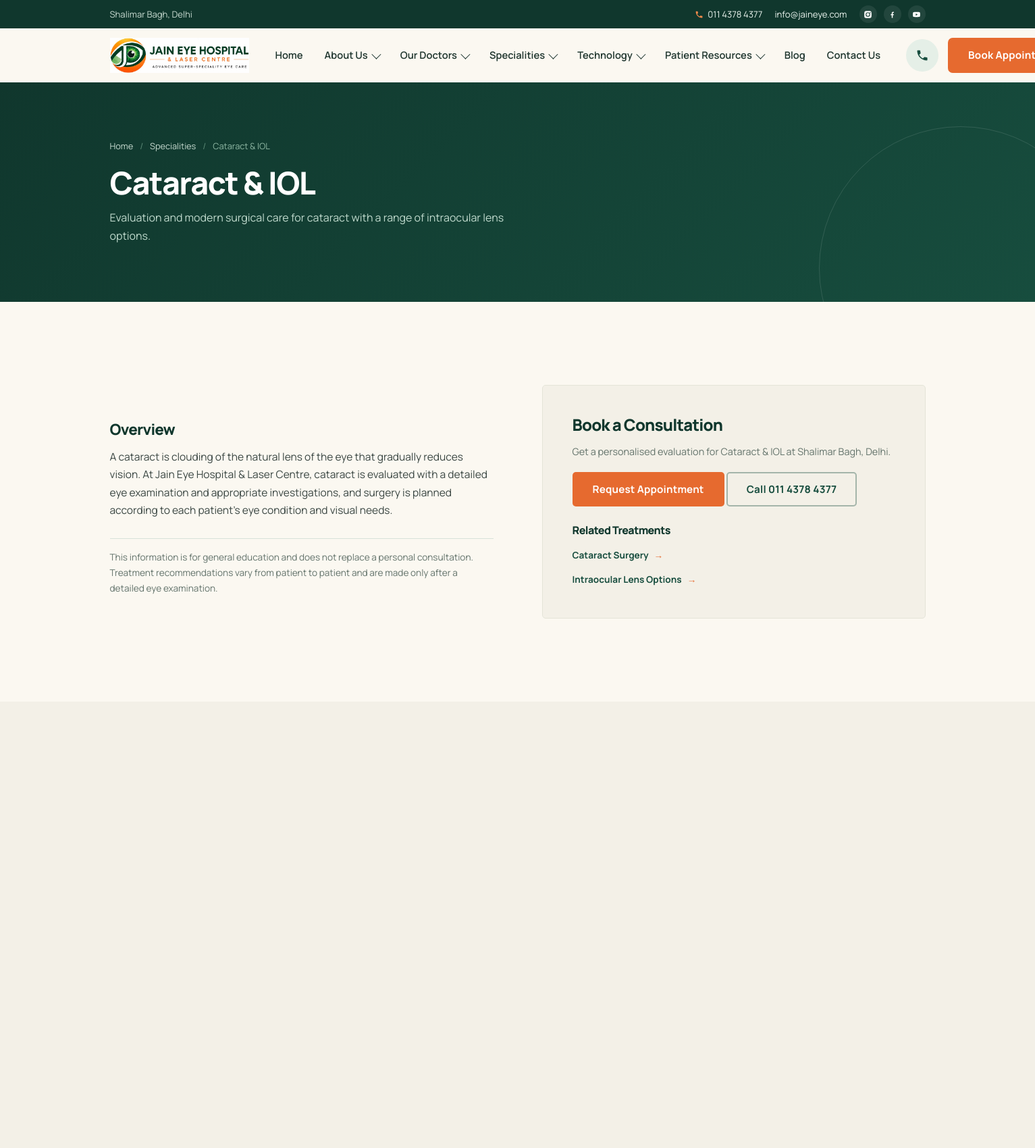
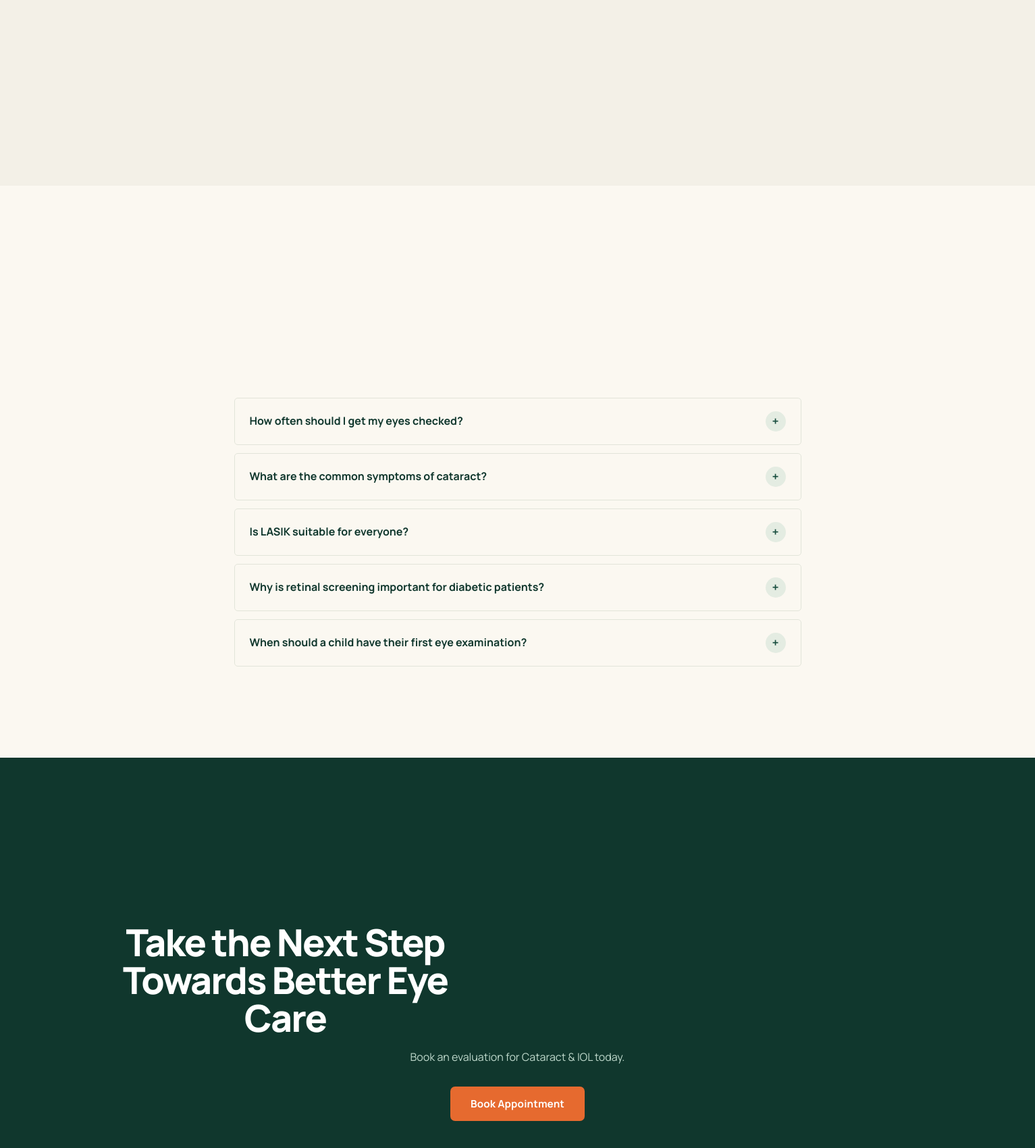
Page /specialities/cataract-iol (upper part) on the committed database (2 pictures, top to bottom).
### tables this page shows
CREATE TABLE navigation_items (
  id INT UNSIGNED AUTO_INCREMENT PRIMARY KEY,
  parent_id INT UNSIGNED DEFAULT NULL,
  menu_location ENUM('header','footer') NOT NULL DEFAULT 'header',
  label VARCHAR(120) NOT NULL,
  url VARCHAR(255) NOT NULL,
  has_mega TINYINT(1) NOT NULL DEFAULT 0,
  position INT NOT NULL DEFAULT 0,
  is_active TINYINT(1) NOT NULL DEFAULT 1,
  INDEX idx_parent (parent_id)
);

CREATE TABLE specialities (
  id INT UNSIGNED AUTO_INCREMENT PRIMARY KEY,
  name VARCHAR(160) NOT NULL,
  slug VARCHAR(180) NOT NULL UNIQUE,
  category VARCHAR(120) DEFAULT NULL,
  short_description VARCHAR(400) DEFAULT NULL,
  overview MEDIUMTEXT DEFAULT NULL,
  symptoms MEDIUMTEXT DEFAULT NULL,
  conditions MEDIUMTEXT DEFAULT NULL,
  diagnostics MEDIUMTEXT DEFAULT NULL,
  treatments_text MEDIUMTEXT DEFAULT NULL,
  technology_text MEDIUMTEXT DEFAULT NULL,
  what_to_expect MEDIUMTEXT DEFAULT NULL,
  recovery MEDIUMTEXT DEFAULT NULL,
  image VARCHAR(255) DEFAULT NULL,
  icon VARCHAR(80) DEFAULT NULL,
  is_featured TINYINT(1) NOT NULL DEFAULT 0,
  status ENUM('draft','published') NOT NULL DEFAULT 'published',
  position INT NOT NULL DEFAULT 0,
  created_at TIMESTAMP DEFAULT CURRENT_TIMESTAMP,
  updated_at TIMESTAMP DEFAULT CURRENT_TIMESTAMP ON UPDATE CURRENT_TIMESTAMP,
  INDEX idx_status (status)
);

CREATE TABLE treatments (
  id INT UNSIGNED AUTO_INCREMENT PRIMARY KEY,
  speciality_id INT UNSIGNED DEFAULT NULL,
  name VARCHAR(180) NOT NULL,
  slug VARCHAR(200) NOT NULL UNIQUE,
  short_description VARCHAR(400) DEFAULT NULL,
  overview MEDIUMTEXT DEFAULT NULL,
  procedure_text MEDIUMTEXT DEFAULT NULL,
  benefits MEDIUMTEXT DEFAULT NULL,
  recovery MEDIUMTEXT DEFAULT NULL,
  image VARCHAR(255) DEFAULT NULL,
  status ENUM('draft','published') NOT NULL DEFAULT 'published',
  position INT NOT NULL DEFAULT 0,
  created_at TIMESTAMP DEFAULT CURRENT_TIMESTAMP,
  updated_at TIMESTAMP DEFAULT CURRENT_TIMESTAMP ON UPDATE CURRENT_TIMESTAMP,
  CONSTRAINT fk_treat_spec FOREIGN KEY (speciality_id) REFERENCES specialities(id) ON DELETE SET NULL
);

CREATE TABLE faqs (
  id INT UNSIGNED AUTO_INCREMENT PRIMARY KEY,
  question VARCHAR(300) NOT NULL,
  answer TEXT NOT NULL,
  category VARCHAR(100) DEFAULT 'General',
  context VARCHAR(60) DEFAULT 'website',
  position INT NOT NULL DEFAULT 0,
  is_active TINYINT(1) NOT NULL DEFAULT 1
);

### includes/functions.php (called while the page is built, shortened)
<?php
function e(?string $value): string
{
    return htmlspecialchars((string)$value, ENT_QUOTES, 'UTF-8');
}
function url(string $path = ''): string
{
    $scriptDir = str_replace('\\', '/', dirname($_SERVER['SCRIPT_NAME'] ?? '/'));
    $base = rtrim($scriptDir, '/');
    return $base . '/' . ltrim($path, '/');
}
function asset(string $path): string
{
    return url('assets/' . ltrim($path, '/'));
}
function setting(string $key, string $default = ''): string
{
    static $settings = null;
    if ($settings === null) {
        $settings = [];
        foreach (db_all("SELECT setting_key, setting_value FROM site_settings") as $row) {
            $settings[$row['setting_key']] = $row['setting_value'];
        }
    }
    return $settings[$key] ?? $default;
}
function nav_tree(): array
{
    $items = db_all(
        "SELECT * FROM navigation_items
         WHERE is_active = 1 AND menu_location = 'header'
         ORDER BY parent_id, position"
    );
    $tree = ['top' => [], 'children' => []];
    foreach ($items as $item) {
        if ($item['parent_id']) {
            $tree['children'][$item['parent_id']][] = $item;
        } else {
            $tree['top'][] = $item;
        }
    }
    foreach ($tree['top'] as &$top) {
        if ((int)$top['has_mega'] === 1) {
            $cols = db_all(
                "SELECT * FROM mega_menu_columns WHERE nav_item_id = ? AND is_active = 1 ORDER BY position",
                [$top['id']]
            );
        }
    }
    return $tree;
}

### includes/db.php (called while the page is built, shortened)
<?php
function db(): PDO
{
    static $pdo = null;
    if ($pdo instanceof PDO) {
        return $pdo;
    }
    $dsn = 'mysql:host=' . DB_HOST . ';dbname=' . DB_NAME . ';charset=' . DB_CHARSET;
    try {
        $pdo = new PDO($dsn, DB_USER, DB_PASS, [
            PDO::ATTR_ERRMODE            => PDO::ERRMODE_EXCEPTION,
            PDO::ATTR_DEFAULT_FETCH_MODE => PDO::FETCH_ASSOC,
            PDO::ATTR_EMULATE_PREPARES   => false,
        ]);
    } catch (PDOException $e) {
        error_log('DB connection failed: ' . $e->getMessage());
        http_response_code(503);
        exit('Service temporarily unavailable. Please try again later.');
    }
    return $pdo;
}
function db_all(string $sql, array $params = []): array
{
    $stmt = db()->prepare($sql);
    $stmt->execute($params);
    return $stmt->fetchAll();
}
function db_row(string $sql, array $params = []): ?array
{
    $stmt = db()->prepare($sql);
    $stmt->execute($params);
    $row = $stmt->fetch();
    return $row === false ? null : $row;
}

### pages/speciality.php (the view, shortened to what this page needs)
<?php
$spec = db_row("SELECT * FROM specialities WHERE slug = ? AND status='published'", [$slug]);
$treatments = db_all("SELECT * FROM treatments WHERE speciality_id = ? AND status='published' ORDER BY position", [$spec['id']]);
$doctors = db_all("SELECT d.* FROM doctors d JOIN doctor_specialities ds ON ds.doctor_id=d.id WHERE ds.speciality_id=? AND d.status='published'", [$spec['id']]);
if (!$doctors) { $doctors = db_all("SELECT * FROM doctors WHERE status='published' ORDER BY position LIMIT 3"); }
$faqs = db_all("SELECT * FROM faqs WHERE is_active=1 AND (context=? OR context='website') ORDER BY position LIMIT 5", [$spec['slug']]);
$sections = [
    'overview'        => 'Overview',
    'symptoms'        => 'Symptoms',
    'conditions'      => 'Conditions We Manage',
    'diagnostics'     => 'Diagnostic Evaluation',
    'treatments_text' => 'Treatment Options',
    'technology_text' => 'Technology',
    'what_to_expect'  => 'What to Expect',
    'recovery'        => 'Recovery & Follow-Up',
];
require __DIR__ . '/../includes/header.php';
?>
<section class="page-hero">
  <div class="container">
    <nav class="breadcrumb" aria-label="Breadcrumb"><a href="<?= url('/') ?>">Home</a><span class="sep">/</span><a href="<?= url('specialities') ?>">Specialities</a><span class="sep">/</span><span><?= e($spec['name']) ?></span></nav>
    <h1><?= e($spec['name']) ?></h1>
    <p><?= e($spec['short_description']) ?></p>
  </div>
</section>
<section class="section">
  <div class="container split">
    <div class="prose reveal">
      <?php foreach ($sections as $field => $label): ?>
        <?php if (!empty($spec[$field])): ?>
        <h2><?= e($label) ?></h2>
        <p><?= nl2br(e($spec[$field])) ?></p>
        <?php endif; ?>
      <?php endforeach; ?>
      <p style="font-size:.85rem;color:var(--grey);border-top:1px solid var(--border);padding-top:16px;margin-top:28px">
        This information is for general education and does not replace a personal consultation. Treatment recommendations vary from patient to patient and are made only after a detailed eye examination.
      </p>
    </div>
    <aside class="reveal">
      <div class="contact-card" style="position:sticky;top:110px">
        <h3 style="margin-bottom:14px">Book a Consultation</h3>
        <p style="font-size:.9rem;color:var(--grey);margin-bottom:18px">Get a personalised evaluation for <?= e($spec['name']) ?> at <?= e(SITE_AREA) ?>.</p>
        <div class="btn-row" style="flex-direction:column;align-items:stretch">
          <a class="btn btn--primary" href="<?= url('book-appointment') ?>">Request Appointment</a>
          <a class="btn btn--outline" href="tel:+911143784377">Call <?= e(SITE_PHONE_1) ?></a>
        </div>
        <?php if ($treatments): ?>
        <h3 style="margin:26px 0 10px;font-size:1rem">Related Treatments</h3>
        <ul style="display:grid;gap:6px">
          <?php foreach ($treatments as $t): ?>
          <li><a class="link-arrow" href="<?= url('treatments/' . $t['slug']) ?>"><?= e($t['name']) ?></a></li>
          <?php endforeach; ?>
        </ul>
        <?php endif; ?>
      </div>
    </aside>
  </div>
</section>
<?php if ($doctors): ?>
<section class="section section--pale">
  <div class="container">
    <div class="cards">
    </div>
  </div>
</section>
<?php endif; ?>
<?php if ($faqs): ?>
<section class="section">
  <div class="container">
    <div class="faq">
      <?php foreach ($faqs as $faq): ?>
      <details><summary><?= e($faq['question']) ?><span class="plus">+</span></summary>
        <div class="faq__answer"><?= nl2br(e($faq['answer'])) ?></div></details>
      <?php endforeach; ?>
    </div>
  </div>
</section>
<?php endif; ?>
<section class="section section--green">
  <div class="container cta-final">
    <h2><?= e(setting('final_headline')) ?></h2>
    <p>Book an evaluation for <?= e($spec['name']) ?> today.</p>
    <a class="btn btn--primary" href="<?= url('book-appointment') ?>">Book Appointment</a>
  </div>
</section>
<?php require __DIR__ . '/../includes/footer.php'; ?>

### includes/header.php (shortened to what this page needs)
<?php
$nav = nav_tree();
?>
<!DOCTYPE html>
<html lang="en">
<head>
<link rel="stylesheet" href="<?= asset('css/style.css') ?>">
</head>
<body>
<div class="utility-bar">
  <div class="container">
    <span class="utility-bar__left"><?= e(SITE_AREA) ?></span>
    <div class="utility-bar__right">
      <a href="tel:+911143784377">
        <svg class="icon" viewBox="0 0 24 24"><path d="M6.6 10.8c1.4 2.8 3.8 5.2 6.6 6.6l2.2-2.2c.3-.3.7-.4 1-.2 1.2.4 2.4.6 3.7.6.6 0 1 .4 1 1V20c0 .6-.4 1-1 1C10.6 21 3 13.4 3 4c0-.6.4-1 1-1h3.5c.6 0 1 .4 1 1 0 1.3.2 2.5.6 3.7.1.3 0 .7-.2 1l-2.3 2.1z"/></svg>
        <?= e(SITE_PHONE_1) ?></a>
      <a href="mailto:<?= e(SITE_EMAIL) ?>"><?= e(SITE_EMAIL) ?></a>
      <span class="utility-bar__social">
        <a href="<?= e(SITE_INSTAGRAM) ?>" target="_blank" rel="noopener" aria-label="Instagram"></a>
        <a href="<?= e(SITE_FACEBOOK) ?>" target="_blank" rel="noopener" aria-label="Facebook"><svg viewBox="0 0 24 24"><path d="M13.5 21v-7h2.4l.4-3h-2.8V9.1c0-.9.3-1.5 1.6-1.5h1.3V4.9c-.3 0-1.1-.1-2.1-.1-2.1 0-3.6 1.3-3.6 3.7V11H8.2v3h2.5v7h2.8z"/></svg></a>
        <a href="<?= e(SITE_YOUTUBE) ?>" target="_blank" rel="noopener" aria-label="YouTube"><svg viewBox="0 0 24 24"><path d="M21.6 7.2a2.5 2.5 0 0 0-1.8-1.8C18.2 5 12 5 12 5s-6.2 0-7.8.4A2.5 2.5 0 0 0 2.4 7.2 26 26 0 0 0 2 12a26 26 0 0 0 .4 4.8 2.5 2.5 0 0 0 1.8 1.8c1.6.4 7.8.4 7.8.4s6.2 0 7.8-.4a2.5 2.5 0 0 0 1.8-1.8A26 26 0 0 0 22 12a26 26 0 0 0-.4-4.8zM10 15V9l5.2 3L10 15z"/></svg></a>
      </span>
    </div>
  </div>
</div>
<header class="site-header">
  <div class="container">
    <nav class="nav" aria-label="Main navigation">
      <a class="nav__logo" href="<?= url('/') ?>" aria-label="<?= e(SITE_NAME) ?> - Home">
        <img src="<?= asset('img/logo-official.webp') ?>" alt="<?= e(SITE_NAME) ?> — <?= e(SITE_TAGLINE) ?>" width="256" height="64">
      </a>
      <ul class="nav__menu">
        <?php foreach ($nav['top'] as $item):
          $children = $nav['children'][$item['id']] ?? [];
          $mega = $item['mega'] ?? [];
          $hasSub = $children || $mega;
        ?>
        <li class="nav__item<?= $hasSub ? ' nav__item--has-sub' : '' ?>">
          <a class="nav__link" href="<?= url(ltrim($item['url'], '/')) ?>"
             <?php if ($hasSub): ?>aria-haspopup="true" aria-expanded="false"<?php endif; ?>>
            <?= e($item['label']) ?><?php if ($hasSub): ?><span class="caret" aria-hidden="true"></span><?php endif; ?>
          </a>
        </li>
        <?php endforeach; ?>
      </ul>
      <div class="nav__cta">
        <a class="nav__call" href="tel:+911143784377" aria-label="Call <?= e(SITE_PHONE_1) ?>">
          <svg viewBox="0 0 24 24"><path d="M6.6 10.8c1.4 2.8 3.8 5.2 6.6 6.6l2.2-2.2c.3-.3.7-.4 1-.2 1.2.4 2.4.6 3.7.6.6 0 1 .4 1 1V20c0 .6-.4 1-1 1C10.6 21 3 13.4 3 4c0-.6.4-1 1-1h3.5c.6 0 1 .4 1 1 0 1.3.2 2.5.6 3.7.1.3 0 .7-.2 1l-2.3 2.1z"/></svg>
        </a>
        <a class="btn btn--primary" href="<?= url('book-appointment') ?>">Book Appointment</a>
      </div>
    </nav>
  </div>
</header>
<main id="main">

### rows in the picture
navigation_items: label "Home"
navigation_items: label "About Us"
navigation_items: label "Our Doctors"
navigation_items: label "Specialities"
navigation_items: label "Technology"
navigation_items: label "Patient Resources"
navigation_items: label "Blog"
navigation_items: label "Contact Us"
specialities: name "Cataract & IOL", short_description "Evaluation and modern surgical care for cataract with a range of intraocular lens options.", label "Overview", overview "A cataract is clouding of the natural lens of the eye that gradually reduces vision. At Jain Eye Hospital & Laser Centre, cataract is evaluated with a detailed eye examination and appropriate investigations, and surgery is planned according to each patient's eye condition and visual needs."
treatments: name "Cataract Surgery"
treatments: name "Intraocular Lens Options"
faqs: question "How often should I get my eyes checked?"
faqs: question "What are the common symptoms of cataract?"
faqs: question "Is LASIK suitable for everyone?"
faqs: question "Why is retinal screening important for diabetic patients?"
faqs: question "When should a child have their first eye examination?"

### other values in the picture
SITE_AREA "Shalimar Bagh, Delhi"
SITE_PHONE_1 "011 4378 4377"
SITE_EMAIL "info@jaineye.com"
setting('final_headline') "Take the Next Step Towards Better Eye Care"
